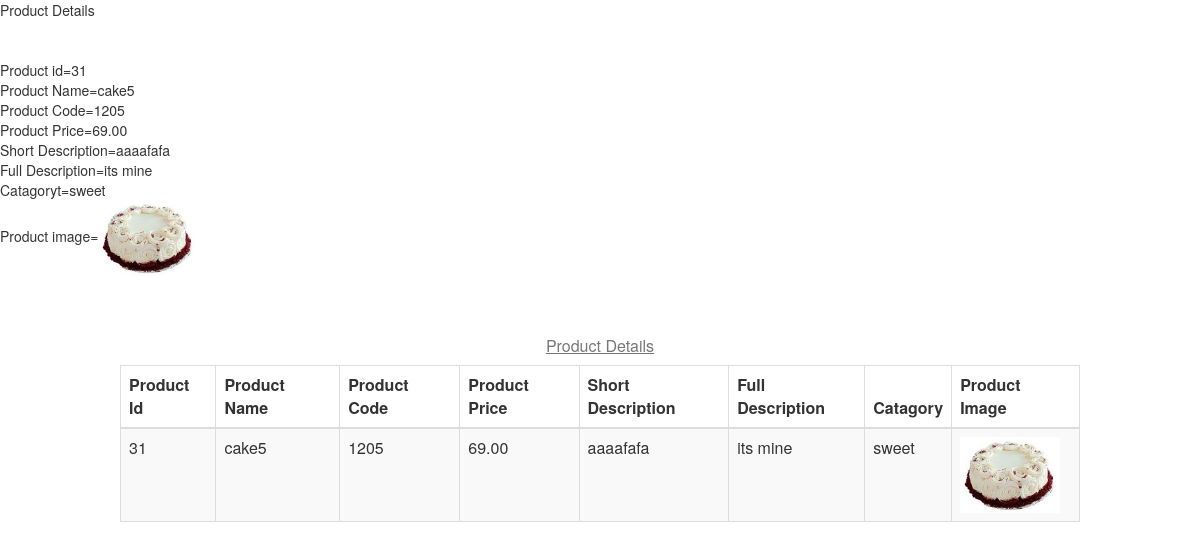
The page /Productdetails.php?id=31 on the database its author committed.
### tables this page shows
CREATE TABLE `tblproduct` (
  `id` int(11) NOT NULL,
  `name` varchar(20) NOT NULL,
  `code` varchar(20) NOT NULL,
  `image` varchar(20) NOT NULL,
  `price` double(7,2) NOT NULL,
  `ShortDes` varchar(20) NOT NULL,
  `Fulldes` varchar(20) NOT NULL,
  `catagory` varchar(20) NOT NULL
);

### Productdetails.php (the view, shortened to what this page needs)
<?php
				include('connect.php');
				 $id=$_GET['id'];
				    $q1="select * from tblproduct where id='".$id."'";
					$edit=mysqli_query($conn,$q1);
					$erow=mysqli_fetch_array($edit);
				    echo"Product id=".$erow['id']."</br>";
					echo"Product Name=".$erow['name']."</br>";
					echo"Product Code=".$erow['code']."</br>";
					echo"Product Price=".$erow['price']."</br>";
					echo"Short Description=".$erow['ShortDes']."</br>";
					echo"Full Description=".$erow['Fulldes']."</br>";
					echo"Catagoryt=".$erow['catagory']."</br>";
				    echo "Product image=<img src ='upload/".$erow['image']."'hieght=100px width= 100px>";
?>
<!DOCTYPE html>
<html>
<head>
  <link rel="stylesheet" href="https://maxcdn.bootstrapcdn.com/bootstrap/3.3.6/css/bootstrap.min.css" />
</head>
<body>
     <div style="height:50px;"> </div>
	<table class="table table-striped table-bordered table-hover" style="max-width: 80%;margin-left: 120px">
		<caption style="text-align: center"><u>Product Details </u></caption>
		<thead>
				<th>Product Id</th>
                <th>Product Name</th>
                <th>Product Code</th>
                <th>Product Price</th>
                <th>Short Description</th>
                <th>Full Description</th>
                <th>Catagory</th>
                <th>Product Image</th>
		</thead>
		<tbody>
			<tr>
				<td><?php echo $erow['id'];?></td>
				<td><?php echo $erow['name'];?></td>
				<td><?php echo $erow['code'];?></td>
                <td><?php echo $erow['price']; ?></td>
                <td><?php echo $erow['ShortDes'];?></td>
                <td><?php echo $erow['Fulldes'];?></td>
                <td><?php echo $erow['catagory']; ?></td>
                <td><?php echo "<img src ='upload/".$erow['image']."'hieght=100px width= 100px>";?></td>
			</tr>
		</tbody>
	</table>
</body>
</html>

### rows shown on the page
tblproduct: id "31", name "cake5", code "1205", price "69.00", ShortDes "aaaafafa", Fulldes "its mine", catagory "sweet", image (picture)
